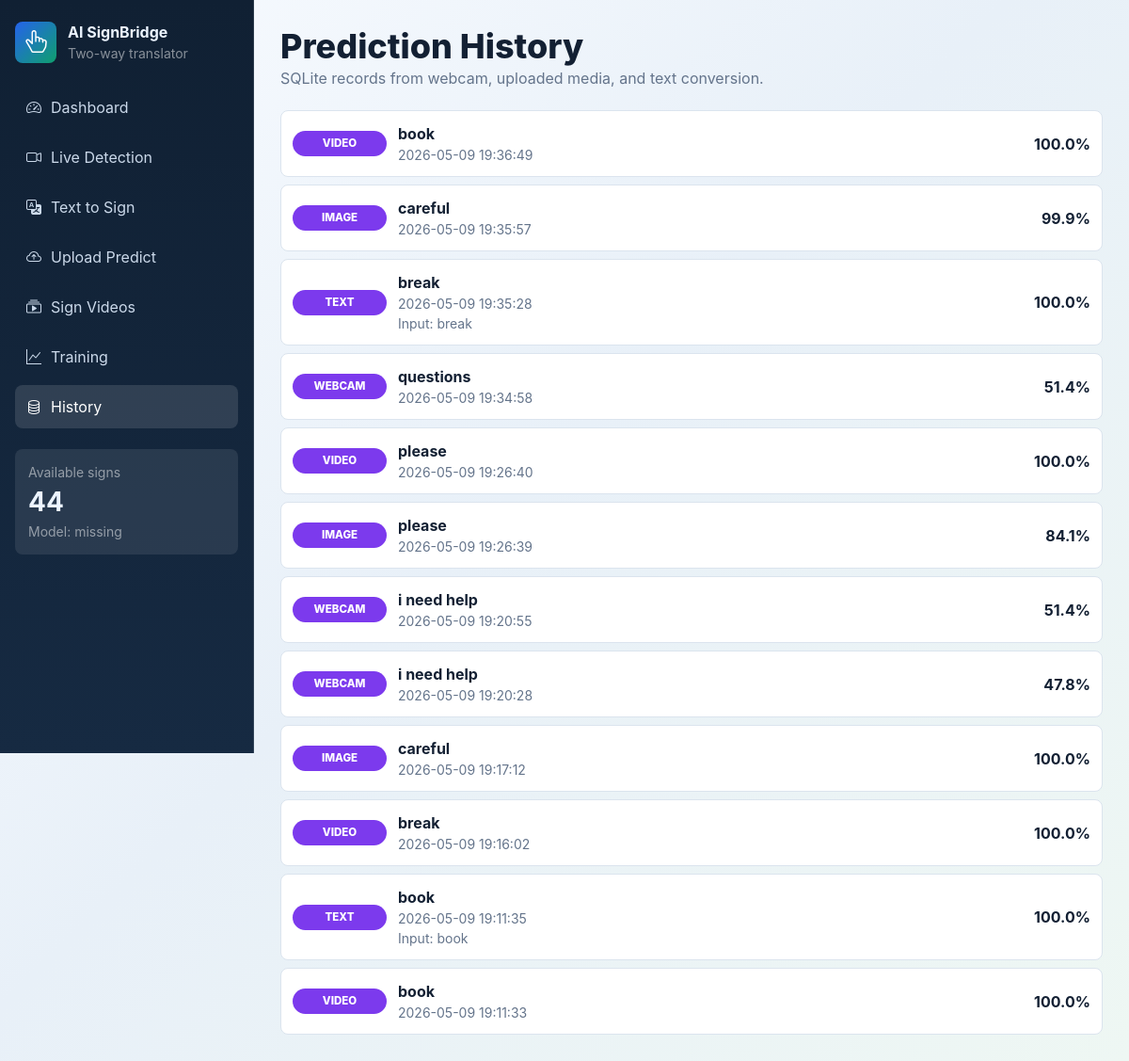
The app's page /history with its own data.
### tables this page shows
CREATE TABLE history (
                id INTEGER PRIMARY KEY AUTOINCREMENT,
                source_type TEXT NOT NULL,
                input_text TEXT,
                label TEXT NOT NULL,
                confidence REAL NOT NULL,
                language TEXT NOT NULL,
                translation TEXT,
                media_path TEXT,
                created_at TEXT NOT NULL
            );

### app.py (the view)
@app.route("/history")
def history_page():
    return render_template(
        "history.html",
        history=get_history(),
        model_ready=(MODEL is not None),
        total_signs=len(CLASS_NAMES),
        active_page="history",
    )

### app.py (called while the page is built)
def get_history(limit=12):
    with sqlite3.connect(DATABASE_PATH) as connection:
        connection.row_factory = sqlite3.Row
        rows = connection.execute(
            "SELECT * FROM history ORDER BY id DESC LIMIT ?",
            (limit,),
        ).fetchall()
    return [dict(row) for row in rows]

### templates/history.html (shortened to what this page needs)
{% extends "base.html" %}
{% block content %}
  <section class="page-head">
    <div>
      <h1>Prediction History</h1>
      <p class="muted mb-0">SQLite records from webcam, uploaded media, and text conversion.</p>
    </div>
  </section>
  <section class="d-grid gap-2">
    {% for item in history %}
      <div class="history-row">
        <span class="badge-soft">{{ item.source_type }}</span>
        <div>
          <strong>{{ item.label }}</strong>
          <div class="muted small">{{ item.created_at }}</div>
          {% if item.input_text %}<div class="muted small">Input: {{ item.input_text }}</div>{% endif %}
        </div>
        <div class="text-end fw-bold">{{ "%.1f"|format(item.confidence * 100) }}%</div>
      </div>
    {% else %}
      <div class="panel muted">No predictions saved yet.</div>
    {% endfor %}
  </section>
{% endblock %}

### templates/base.html (shortened to what this page needs)
<!doctype html>
<html lang="en">
<head>
  <link href="https://cdn.jsdelivr.net/npm/bootstrap@5.3.3/dist/css/bootstrap.min.css" rel="stylesheet">
  <link href="https://cdn.jsdelivr.net/npm/bootstrap-icons@1.11.3/font/bootstrap-icons.css" rel="stylesheet">
  <link href="{{ url_for('static', filename='css/app.css') }}" rel="stylesheet">
</head>
<body>
  <div class="layout">
    <aside class="sidebar">
      <div class="brand">
        <div class="brand-icon"><i class="bi bi-hand-index-thumb fs-4"></i></div>
        <div>
          <strong>AI SignBridge</strong>
          <span class="d-block small text-white-50">Two-way translator</span>
        </div>
      </div>
      <nav class="nav-list">
        <a class="nav-pill {% if active_page == 'dashboard' %}active{% endif %}" href="{{ url_for('index') }}"><i class="bi bi-speedometer2"></i> Dashboard</a>
        <a class="nav-pill {% if active_page == 'live' %}active{% endif %}" href="{{ url_for('live_page') }}"><i class="bi bi-camera-video"></i> Live Detection</a>
        <a class="nav-pill {% if active_page == 'convert' %}active{% endif %}" href="{{ url_for('convert_page') }}"><i class="bi bi-translate"></i> Text to Sign</a>
        <a class="nav-pill {% if active_page == 'upload' %}active{% endif %}" href="{{ url_for('upload_page') }}"><i class="bi bi-cloud-arrow-up"></i> Upload Predict</a>
        <a class="nav-pill {% if active_page == 'gallery' %}active{% endif %}" href="{{ url_for('gallery_page') }}"><i class="bi bi-collection-play"></i> Sign Videos</a>
        <a class="nav-pill {% if active_page == 'training' %}active{% endif %}" href="{{ url_for('training_page') }}"><i class="bi bi-graph-up"></i> Training</a>
        <a class="nav-pill {% if active_page == 'history' %}active{% endif %}" href="{{ url_for('history_page') }}"><i class="bi bi-database"></i> History</a>
      </nav>
      <div class="sidebar-card">
        <div class="small text-white-50">Available signs</div>
        <div class="fs-3 fw-bold">{{ total_signs }}</div>
        <div class="small text-white-50">Model: {{ "ready" if model_ready else "missing" }}</div>
      </div>
    </aside>
    <main class="main">
      {% block content %}{% endblock %}
    </main>
  </div>
</body>
</html>

### static/css/app.css (style rules this page uses)
:root { --bg: #eef3f8; --surface: #ffffff; --surface-2: #f7fafc; --sidebar: #102033; --sidebar-2: #162a42; --text: #132033; --muted: #64748b; --line: #dbe4ee; --blue: #2563eb; --green: #0f9f6e; --purple: #7c3aed; --amber: #f59e0b; --danger: #dc2626; }
* { box-sizing: border-box; }
body { margin: 0; min-height: 100vh; color: var(--text); background: linear-gradient(135deg, #f8fbff 0%, #e8f0f8 46%, #eef7f3 100%); font-family: Inter, system-ui, -apple-system, BlinkMacSystemFont, "Segoe UI", sans-serif; }
.layout { display: grid; grid-template-columns: 270px minmax(0, 1fr); min-height: 100vh; }
.sidebar { position: sticky; top: 0; height: 100vh; padding: 22px 16px; color: #ecf4ff; background: linear-gradient(180deg, var(--sidebar), var(--sidebar-2)); border-right: 1px solid rgba(255, 255, 255, 0.12); }
.brand { display: flex; gap: 12px; align-items: center; margin-bottom: 24px; }
.brand-icon { width: 44px; height: 44px; border-radius: 8px; display: grid; place-items: center; color: white; background: linear-gradient(135deg, var(--blue), var(--green)); }
.nav-pill { display: flex; align-items: center; gap: 10px; padding: 11px 12px; margin-bottom: 7px; color: #cbd9ea; border-radius: 8px; text-decoration: none; transition: 160ms ease; }
.nav-pill:hover, .nav-pill.active { color: #ffffff; background: rgba(255, 255, 255, 0.12); }
.sidebar-card { margin-top: 22px; padding: 14px; border-radius: 8px; background: rgba(255, 255, 255, 0.09); }
.main { padding: 28px; }
.page-head { display: flex; justify-content: space-between; gap: 16px; align-items: flex-start; margin-bottom: 22px; }
.page-head h1 { margin: 0; font-size: clamp(1.75rem, 3vw, 2.8rem); font-weight: 800; }
.muted { color: var(--muted); }
.history-row { display: grid; grid-template-columns: 100px 1fr auto; gap: 12px; align-items: center; border: 1px solid var(--line); border-radius: 8px; background: #ffffff; padding: 12px; }
.badge-soft { display: inline-flex; justify-content: center; color: #ffffff; background: var(--purple); border-radius: 999px; padding: 5px 9px; font-size: 0.72rem; font-weight: 800; text-transform: uppercase; }

### records on screen
history: source_type "VIDEO", label "book", created_at "2026-05-09 19:36:49", item.confidence*100 "100.0"
history: source_type "IMAGE", label "careful", created_at "2026-05-09 19:35:57", item.confidence*100 "99.9"
history: source_type "TEXT", label "break", created_at "2026-05-09 19:35:28", input_text "break", item.confidence*100 "100.0"
history: source_type "WEBCAM", label "questions", created_at "2026-05-09 19:34:58", item.confidence*100 "51.4"
history: source_type "VIDEO", label "please", created_at "2026-05-09 19:26:40", item.confidence*100 "100.0"
history: source_type "IMAGE", label "please", created_at "2026-05-09 19:26:39", item.confidence*100 "84.1"
history: source_type "WEBCAM", label "i need help", created_at "2026-05-09 19:20:55", item.confidence*100 "51.4"
history: source_type "WEBCAM", label "i need help", created_at "2026-05-09 19:20:28", item.confidence*100 "47.8"
history: source_type "IMAGE", label "careful", created_at "2026-05-09 19:17:12", item.confidence*100 "100.0"
history: source_type "VIDEO", label "break", created_at "2026-05-09 19:16:02", item.confidence*100 "100.0"
history: source_type "TEXT", label "book", created_at "2026-05-09 19:11:35", input_text "book", item.confidence*100 "100.0"
history: source_type "VIDEO", label "book", created_at "2026-05-09 19:11:33", item.confidence*100 "100.0"

### other values on screen
{{ total_signs }} "44"
{{ "ready" if model_ready else "missing" }} "missing"
